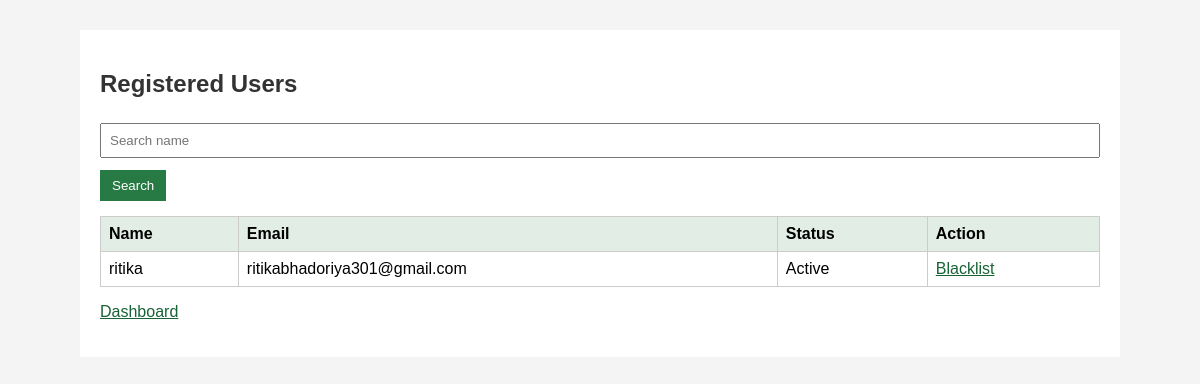
/admin/users (signed in), run on an earlier commit of the app's database.
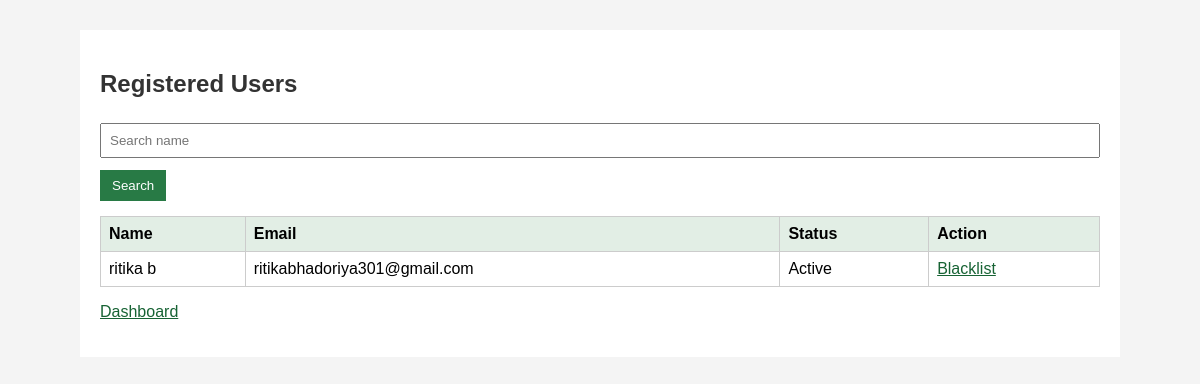
And on a later commit of the database.
### app/models.py (models this page shows)
class User(UserMixin, db.Model):
    id = db.Column(db.Integer, primary_key=True)
    name = db.Column(db.String(100), nullable=False)
    email = db.Column(db.String(120), unique=True, nullable=False)
    password = db.Column(db.String(255), nullable=False)
    role = db.Column(db.String(20), nullable=False)
    is_blacklisted = db.Column(db.Boolean, default=False)
    bookings = db.relationship('Booking', backref='user', lazy=True)
    staff_profile = db.relationship('StaffProfile', backref='user', uselist=False)

### app/routes.py (the view)
@routes.route('/admin/users')
@login_required
def view_users():
    if current_user.role != 'admin':
        return 'Unauthorized'
    search = request.args.get('q', '')
    users = User.query.filter_by(role='user').all()
    if search:
        users = User.query.filter(User.role == 'user', User.name.ilike(f'%{search}%')).all()
    return render_template('view_users.html', users=users, query=search)

### app/templates/view_users.html (shortened to what this page needs)
<!doctype html>
<html>
  <head>
    <link
      rel="stylesheet"
      href="{{ url_for('static', filename='css/app.css') }}"
    />
  </head>
  <body>
    <div class="container">
      <h2>Registered Users</h2>
      <form method="GET">
        <input name="q" value="{{ query }}" placeholder="Search name" /><button>
          Search
        </button>
      </form>
      <table>
        <tr>
          <th>Name</th>
          <th>Email</th>
          <th>Status</th>
          <th>Action</th>
        </tr>
        {% for user in users %}
        <tr>
          <td>{{ user.name }}</td>
          <td>{{ user.email }}</td>
          <td>
            {% if user.is_blacklisted %}Blacklisted{% else %}Active{% endif %}
          </td>
          <td>
            <a href="{{ url_for('routes.blacklist_user', id=user.id) }}"
              >Blacklist</a
            >
          </td>
        </tr>
        {% endfor %}
      </table>
      <p><a href="{{ url_for('routes.admin_dashboard') }}">Dashboard</a></p>
    </div>
  </body>
</html>

What changed in the data, as far as the page shows it:
changed User "ritikabhadoriya301@gmail.com": name "ritika" → "ritika b"
